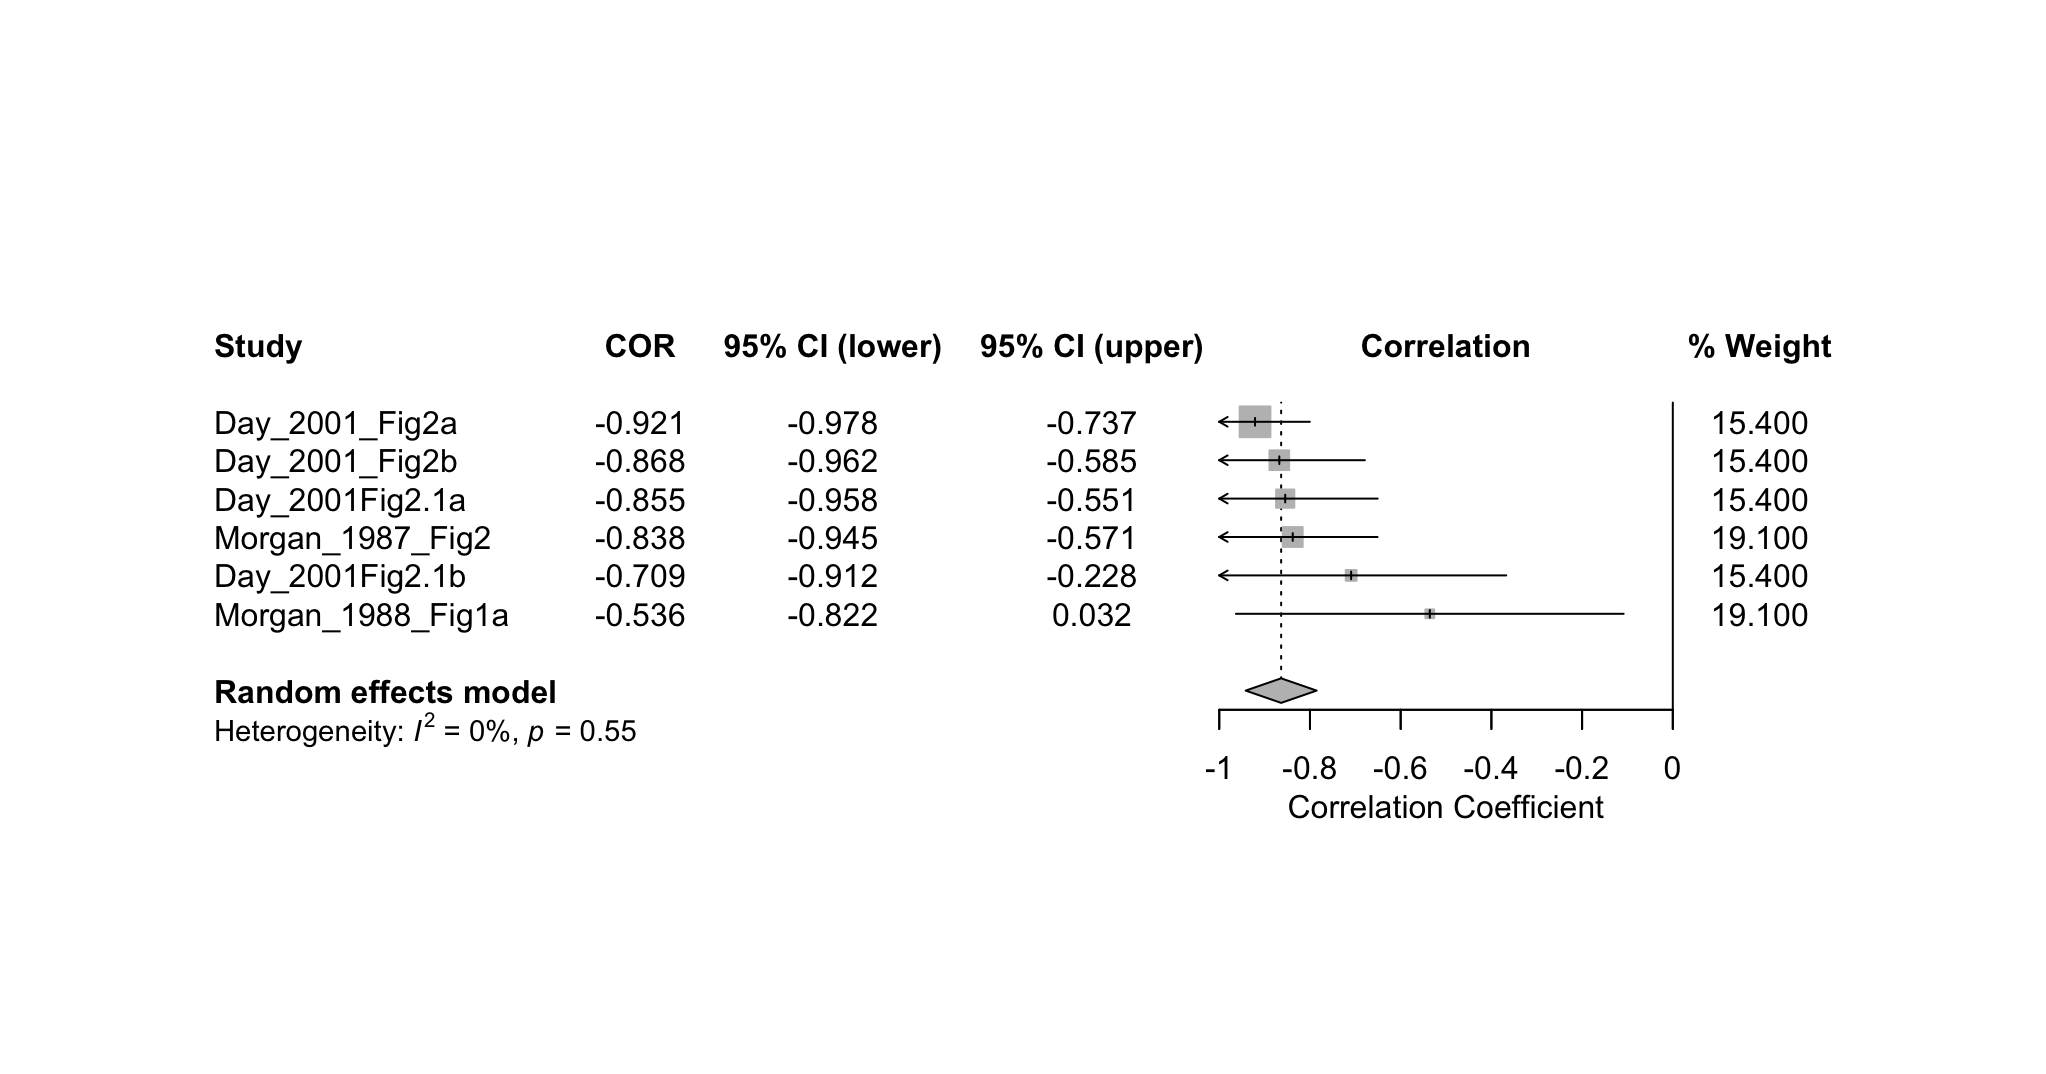

Write R code to recreate this figure.
#load library 
library(meta)
#Prepare the data
data <- data.frame(
  Study = c(
   "Day_2001_Fig2a",
    "Day_2001_Fig2b",
    "Day_2001Fig2.1a",
    "Day_2001Fig2.1b",
    "Morgan_1987_Fig2",
    "Morgan_1988_Fig1a"
  ),
  COR = c(
    -0.9211,-0.8676,-0.8546,-0.7092,-0.8380,-0.5358
  ),
  lower_CI = c(
    -0.9780,-0.9623,-0.9584,-0.9119,-0.9447,-0.8224
  ),
  upper_CI = c(
    -0.7365,-0.5850,-0.5508,-0.2281,-0.5707,0.0324
  ),
  Weight = c(
    15.4,15.4,15.4,15.4,19.1,19.1
  )
)

# Sort data by COR in ascending order
data <- data[order(data$COR), ]

# Create a meta-analysis object
meta_analysis <- metagen(
  TE = data$COR,
  seTE = (data$upper_CI-data$lower_CI) / (2 * 1.96),
  studlab = data$Study,
  data = data,
  sm = "COR",
  fixed = FALSE,
  random = TRUE,
  method.tau = "REML"
)

# Plot the forest plot with extended x-axis and without random effects model details
forest(meta_analysis,
       xlab = "Correlation Coefficient",
       xlim = c(-1, 0), 
       leftcols = c("studlab", "COR", "lower_CI", "upper_CI"),
       leftlabs = c("Study", "COR", "95% CI (lower)", "95% CI (upper)"),
       rightcols = "Weight",
       rightlabs = "% Weight",
       digits = 3,
       colgap = unit(5, "mm"),
       print.tau2 = FALSE,  
       print.Q = FALSE,
       print.QE = FALSE,)
       
       
       
